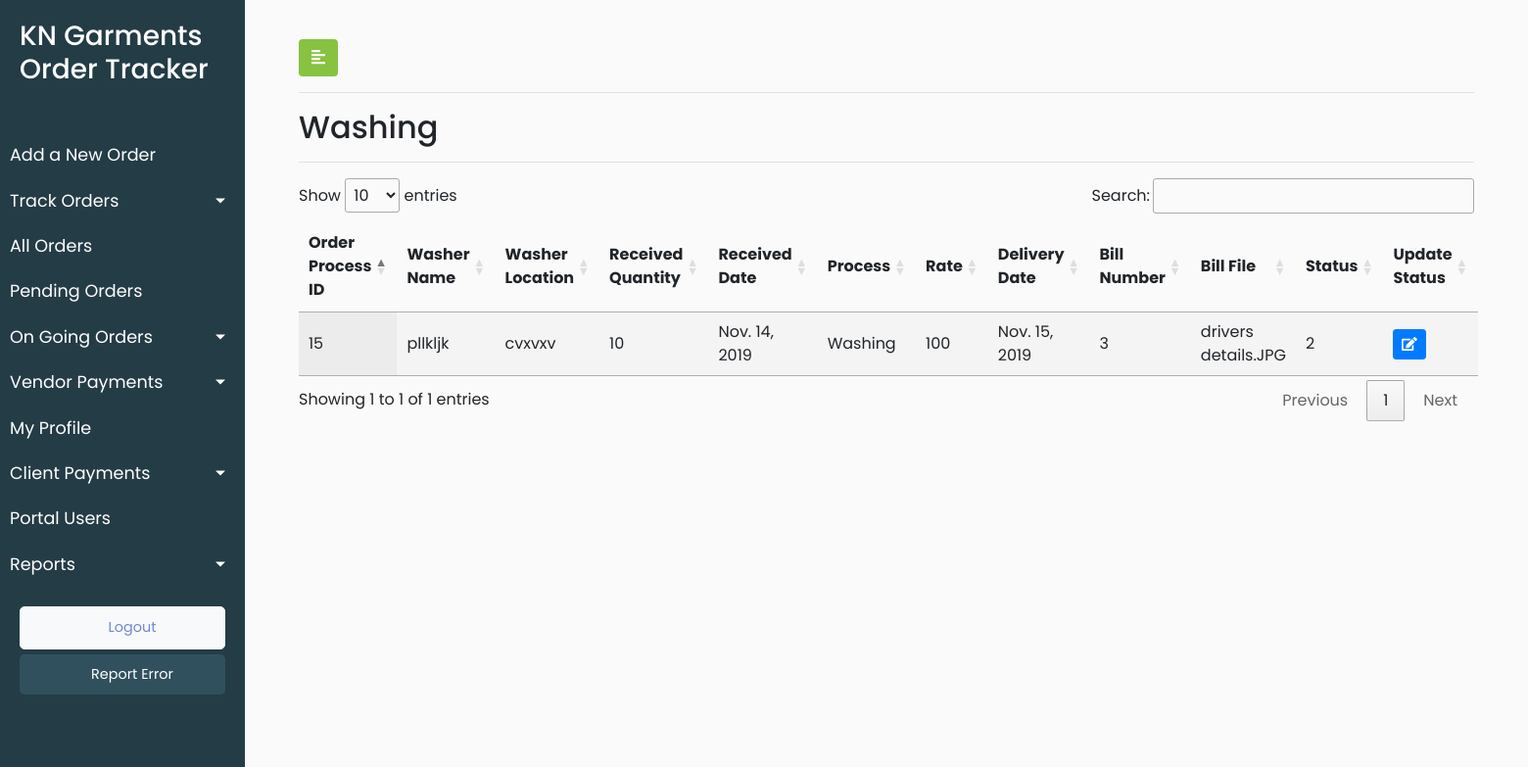
The page /track_order_washing_order/ (signed in) on the database as committed earlier.
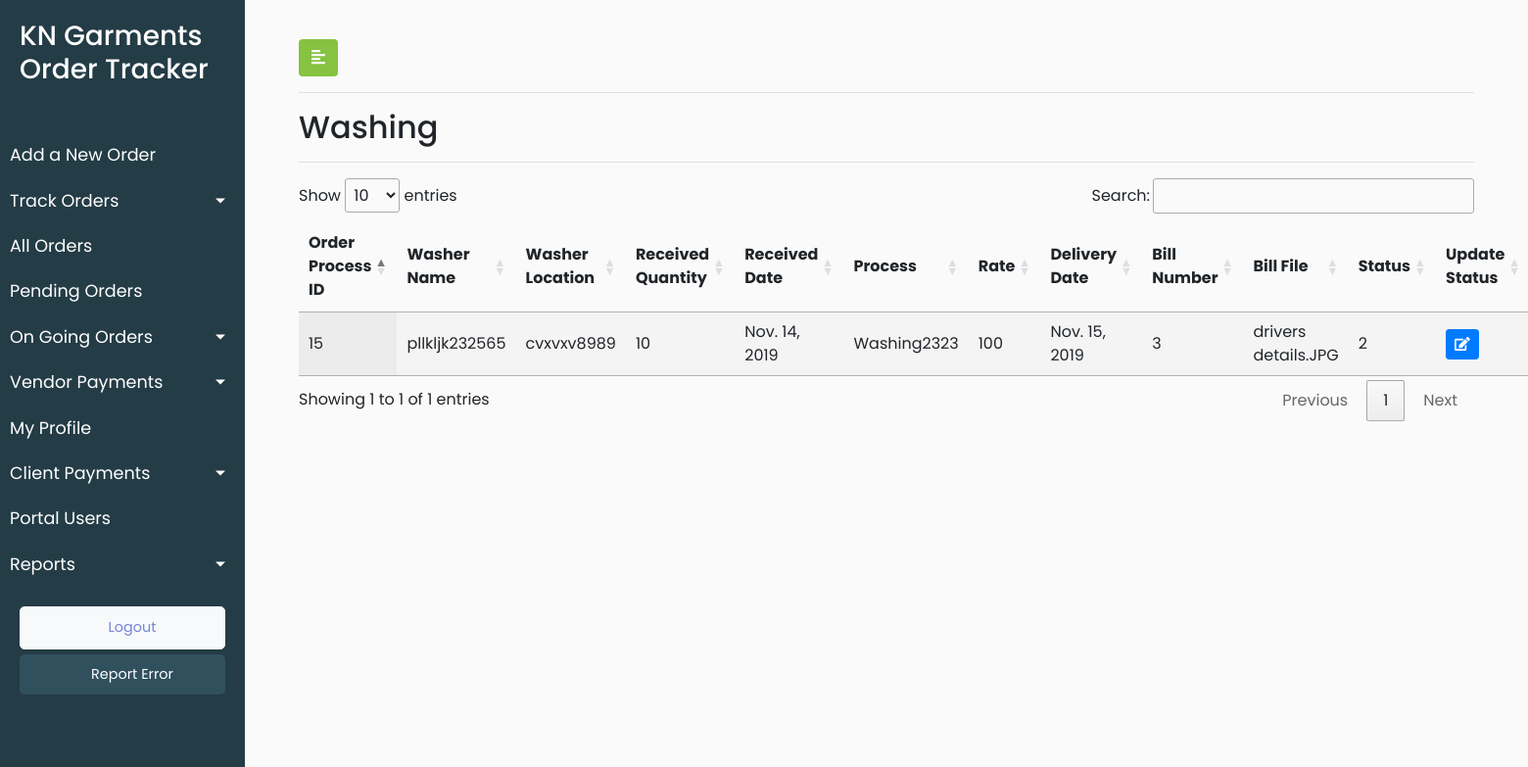
The same page on the database as committed later.
### KNGarment_Order_TrackPro_App/models.py (models this page shows, shortened)
class Process(models.Model):
    Paid = 1
    Pending = 2
    PAYMENT_STATUS=((Paid,'Paid'), (Pending,'Pending'))
    process_vendor_name = models.CharField(max_length=920,blank=True)
    process_vendor_location = models.CharField(max_length=920,blank=True)
    process_received_quantity = models.IntegerField(blank=True,null=True)
    process_received_date = models.DateField(default=timezone.now)
    process_delivery_date = models.DateField(default=timezone.now)
    process_bill_number = models.IntegerField(blank=True,default=0)
    process_bill_file = models.FileField(blank=True)
    process_payment_status = models.PositiveSmallIntegerField(choices=PAYMENT_STATUS,default=Pending,blank=True)
    process_date_of_entry = models.DateTimeField(default=timezone.now)
    process_vendor_id = models.ForeignKey(Vendor, on_delete = models.CASCADE,blank=True)
    process_order_id = models.ForeignKey(Orders, on_delete=models.CASCADE,blank=True)
    objects = InheritanceManager()
    class Meta:
        verbose_name_plural = "Process List"
        verbose_name = "Process"

class Washing(Process):
    Washing = 3
    process_type = models.PositiveSmallIntegerField(default=Washing)
    washing_process_name = models.CharField(max_length=920)
    washing_rate = models.IntegerField()
    washing_order_date = models.DateField(default=timezone.now)
    washing_delivery_quantity = models.IntegerField(blank=True,null=True)
    class Meta:
        verbose_name_plural = "Washing Orders List"
        verbose_name = "Washing Order"

class Process(models.Model):
    Paid = 1
    Pending = 2
    PAYMENT_STATUS=((Paid,'Paid'), (Pending,'Pending'))
    process_vendor_name = models.CharField(max_length=920,blank=True)
    process_vendor_location = models.CharField(max_length=920,blank=True)
    process_received_quantity = models.IntegerField(blank=True,null=True)
    process_received_date = models.DateField(default=timezone.now)
    process_delivery_date = models.DateField(default=timezone.now)
    process_bill_number = models.IntegerField(blank=True,default=0)
    process_bill_file = models.FileField(blank=True)
    process_payment_status = models.PositiveSmallIntegerField(choices=PAYMENT_STATUS,default=Pending,blank=True)
    process_date_of_entry = models.DateTimeField(default=timezone.now)
    process_vendor_id = models.ForeignKey(Vendor, on_delete = models.CASCADE,blank=True)
    process_order_id = models.ForeignKey(Orders, on_delete=models.CASCADE,blank=True)
    objects = InheritanceManager()
    class Meta:
        verbose_name_plural = "Process List"
        verbose_name = "Process"

class Orders(models.Model):
    order_order_number = models.CharField(max_length=920)
    order_order_type = models.CharField(max_length=920)
    order_order_brands = models.CharField(max_length=920)
    order_order_style_number = models.CharField(max_length=920)
    order_order_fit = models.CharField(max_length=920)
    order_order_quantity = models.IntegerField()
    order_order_date = models.DateField(default=timezone.now)
    order_delivery_date = models.DateField(default=timezone.now)
    order_order_category = models.CharField(max_length=920)
    order_fit_sample_status = models.CharField(max_length=920)
    order_fit_sample_submitted_date = models.DateField(default=timezone.now)
    order_pps_sample_status = models.CharField(max_length=920)
    order_pps_sample_submitted_date = models.DateField(default=timezone.now)
    order_order_remark = models.CharField(max_length=920,blank=True)
    order_order_date_of_entry = models.DateTimeField(default=timezone.now)
    order_client_id = models.ForeignKey(Client, on_delete = models.CASCADE,default=1)
    def __str__(self):
        return str(self.pk)
    class Meta:
        verbose_name_plural = "Orders List"
        verbose_name = "Order"

### KNGarment_Order_TrackPro_App/views.py (the view)
# urls.py: path('track_order_washing_order/', views.track_order_washing_order, name = 'track_order_washing_order'),
@login_required(login_url='/user_login')
def track_order_washing_order(request):
    user_role = request.user.user_role
    washing_order_objects = Washing.objects.all()
    data = {'washing_order':washing_order_objects,'user_role':user_role}
    return render(request,'KNGarment_Order_TrackPro_App/Washing.html',data)

### KNGarment_Order_TrackPro_App/templates/KNGarment_Order_TrackPro_App/Washing.html (shortened to what this page needs)
{% extends 'KNGarment_Order_TrackPro_App/base.html' %}
{% load static %}
{% block stylesheets %}
<link rel="stylesheet" href="//cdn.datatables.net/1.10.19/css/jquery.dataTables.min.css">
{% endblock stylesheets %}
{% block content %}
<div id="content">
    <div class="container-fluid">
        <button type="button" id="sidebarCollapse" class="btn" style="background-color: #87c241;color: white">
            <i class="fas fa-align-left"></i>
        </button>
        <hr>
        <h2>Washing</h2>
        <hr>
        <div>
            <table id="test_table" class="display" style="width:100%">
                <thead>
                    <tr>
                        <th>Order Process ID</th>
                        <th>Washer Name</th>
                        <th> Washer Location</th>
                        <th>Received Quantity</th>
                        <th>Received Date</th>
                        <th>Process</th>
                        <th>Rate</th>
                        <th>Delivery Date</th>
                        <th>Bill Number</th>
                        <th>Bill File</th>
                        <th>Status</th>
                        <th>Update Status</th>
                    </tr>
                </thead>
                <tbody>
                    {% for washing in washing_order %}
                    <tr>
                        <td><a href="{% url 'KNGarment_Order_TrackPro_App:update_order_detail'%}"> {{washing.process_order_id}}</a></td>
                        <td>{{washing.process_vendor_name}}</td>
                        <td>{{washing.process_vendor_location}}</td>
                        <td>{{washing.process_received_quantity}}</td>
                        <td>{{washing.process_received_date}}</td>
                        <td>{{washing.washing_process_name}}</td>
                        <td>{{washing.washing_rate}}</td>
                        <td>{{washing.process_delivery_date}}</td>
                        <td>{{washing.process_bill_number}}</td>
                        <td>{{washing.process_bill_file}}</td>
                        <td>{{washing.process_payment_status}}</td>
                        <td>
                            <button type="button" class="update-order btn btn-sm btn-primary" data-id="{% url 'KNGarment_Order_TrackPro_App:washing_order_update' pk=washing.pk  %}">
                                <span class="fa fa-edit"></span>
                            </button>
                        </td>
                    </tr>
                    {% endfor %}
                </tbody>
            </table>
        </div>
    </div>
</div>
{% endblock content %}

Rows that differ between the two databases and show on the page:
changed Washing "drivers details.JPG": process_vendor_name "pllkljk" → "pllkljk232565"; process_vendor_location "cvxvxv" → "cvxvxv8989"; washing_process_name "Washing" → "Washing2323"
